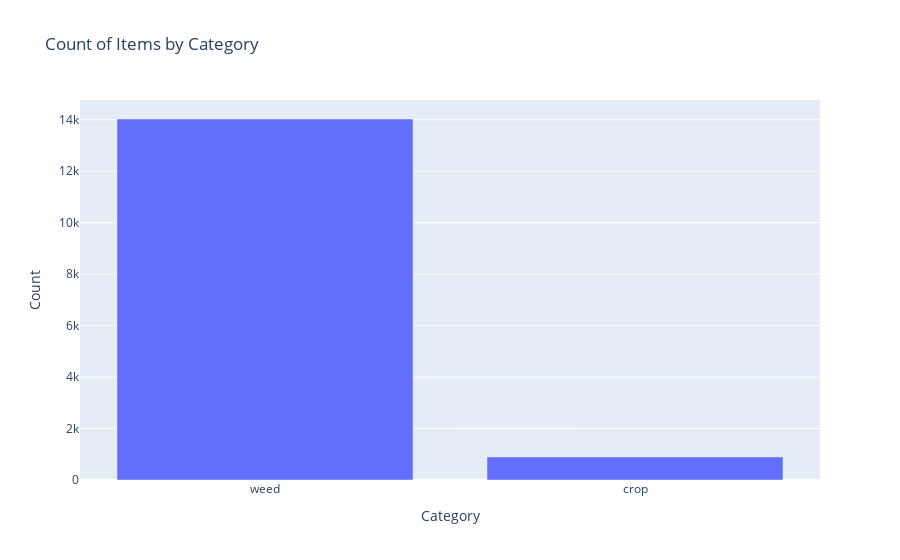
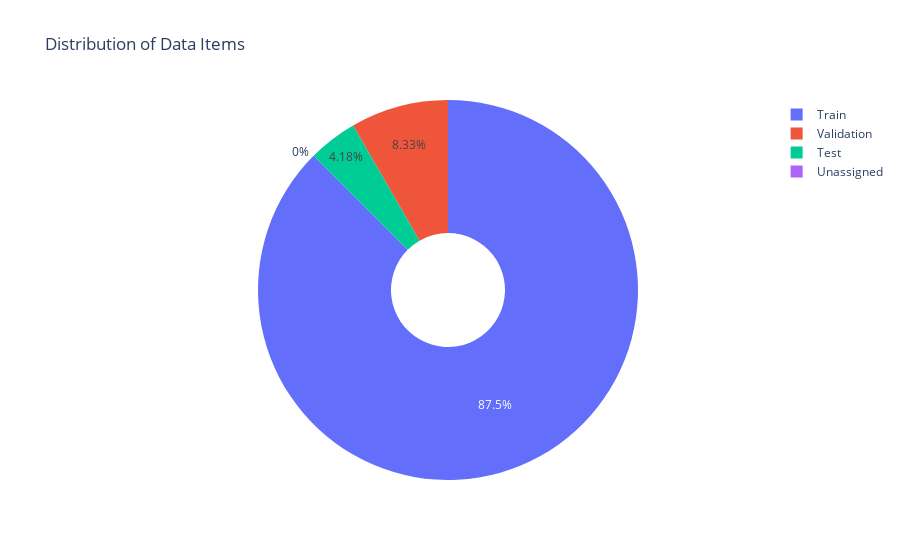

Source (notebook cell) for these figures, in order:
### Code cell
import plotly.graph_objects as go
import pandas as pd
import plotly.io as pio


# Convert the histogram data to a DataFrame
df = pd.DataFrame(dataset_summary['histogram'])

# Bar chart for counts by category
fig1 = go.Figure(data=[go.Bar(x=df['label'], y=df['count'])])
fig1.update_layout(
    title='Count of Items by Category',
    xaxis_title='Category',
    yaxis_title='Count'
)

# Pie chart for distribution of data items
fig2 = go.Figure(data=[go.Pie(
    labels=['Test', 'Train', 'Unassigned', 'Validation'],
    values=[dataset_summary['testDataItemCount'], dataset_summary['trainDataItemCount'], dataset_summary['unassignedDataItemCount'], dataset_summary['valDataItemCount']],
    hole=0.3
)])
fig2.update_layout(
    title='Distribution of Data Items'
)

# Display the figures
fig1.show()
fig2.show()

### Figure 1 — Plotly figure (JSON) as saved in the notebook; plotly's stock layout.template omitted (floating-point values rounded to 4 significant figures)
{"data": [{"type": "bar", "x": ["weed", "crop"], "y": [14025, 894]}], "layout": {"title": {"text": "Count of Items by Category"}, "xaxis": {"title": {"text": "Category"}}, "yaxis": {"title": {"text": "Count"}}}}

### Figure 2 — Plotly figure (JSON) as saved in the notebook; plotly's stock layout.template omitted (floating-point values rounded to 4 significant figures)
{"data": [{"hole": 0.3, "labels": ["Test", "Train", "Unassigned", "Validation"], "type": "pie", "values": [118, 2469, 0, 235]}], "layout": {"title": {"text": "Distribution of Data Items"}}}
